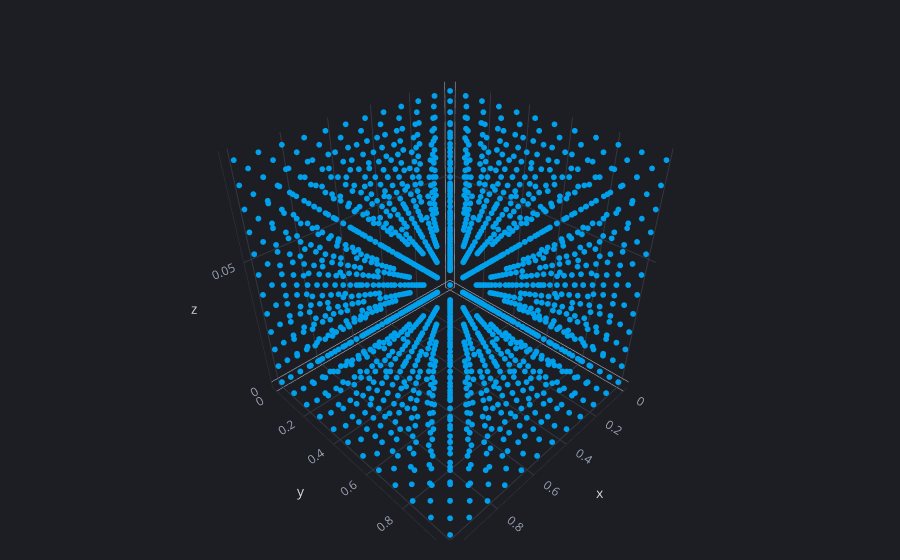

Notebook source saved alongside this figure:
### Code cell
import plotly.express as px
from baysic.feature_space import FeatureSpace

fs = FeatureSpace(sg.number)

xyz_u = np.mgrid[0:1:12j, 0:1:12j, 0:1:12j].reshape(3, -1).T

xyz = fs.to_general_positions(xyz_u)
xx, yy, zz = xyz.T

fig = px.scatter_3d(x=xx, y=yy, z=zz)
fig.update_traces(marker=dict(size=2))

### Figure 1 — Plotly figure (JSON) as saved in the notebook; plotly's stock layout.template omitted (floating-point values rounded to 4 significant figures; data arrays with more than 128 entries replaced by an {"elided": "..."} marker saying what was removed)
{"data": [{"hovertemplate": "x=%{x}<br>y=%{y}<br>z=%{z}<extra></extra>", "legendgroup": "", "marker": {"color": "#00a0ec", "size": 2, "symbol": "circle"}, "mode": "markers", "name": "", "scene": "scene", "showlegend": false, "type": "scatter3d", "x": {"elided": "1728 float values"}, "y": {"elided": "1728 float values"}, "z": {"elided": "1728 float values"}}], "layout": {"legend": {"tracegroupgap": 0}, "scene": {"domain": {"x": [0, 1], "y": [0, 1]}, "xaxis": {"title": {"text": "x"}}, "yaxis": {"title": {"text": "y"}}, "zaxis": {"title": {"text": "z"}}}}}
